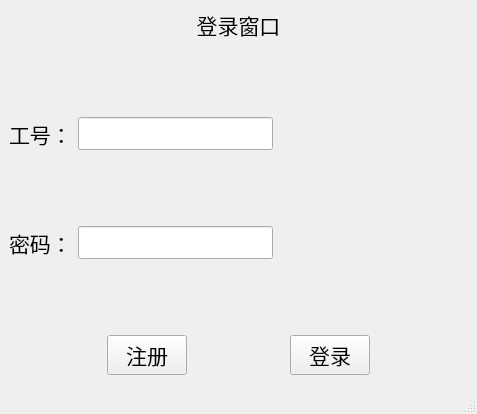
<?xml version="1.0" encoding="UTF-8"?>
<ui version="4.0">
 <class>login</class>
 <widget class="QMainWindow" name="login">
  <property name="geometry">
   <rect>
    <x>0</x>
    <y>0</y>
    <width>477</width>
    <height>414</height>
   </rect>
  </property>
  <property name="font">
   <font>
    <pointsize>16</pointsize>
   </font>
  </property>
  <property name="windowTitle">
   <string>图书管理系统</string>
  </property>
  <widget class="QWidget" name="centralwidget">
   <layout class="QVBoxLayout" name="verticalLayout_2">
    <item>
     <layout class="QVBoxLayout" name="verticalLayout" stretch="1,0,2,0,2,0,1">
      <item>
       <widget class="QLabel" name="label_3">
        <property name="sizePolicy">
         <sizepolicy hsizetype="Preferred" vsizetype="Fixed">
          <horstretch>0</horstretch>
          <verstretch>0</verstretch>
         </sizepolicy>
        </property>
        <property name="text">
         <string>登录窗口</string>
        </property>
        <property name="alignment">
         <set>Qt::AlignCenter</set>
        </property>
       </widget>
      </item>
      <item>
       <spacer name="verticalSpacer_3">
        <property name="orientation">
         <enum>Qt::Vertical</enum>
        </property>
        <property name="sizeHint" stdset="0">
         <size>
          <width>20</width>
          <height>40</height>
         </size>
        </property>
       </spacer>
      </item>
      <item>
       <layout class="QHBoxLayout" name="horizontalLayout">
        <item>
         <widget class="QLabel" name="label">
          <property name="text">
           <string>工号：</string>
          </property>
         </widget>
        </item>
        <item>
         <widget class="QLineEdit" name="line_Id"/>
        </item>
        <item>
         <spacer name="horizontalSpacer_4">
          <property name="orientation">
           <enum>Qt::Horizontal</enum>
          </property>
          <property name="sizeHint" stdset="0">
           <size>
            <width>40</width>
            <height>20</height>
           </size>
          </property>
         </spacer>
        </item>
       </layout>
      </item>
      <item>
       <spacer name="verticalSpacer">
        <property name="orientation">
         <enum>Qt::Vertical</enum>
        </property>
        <property name="sizeHint" stdset="0">
         <size>
          <width>20</width>
          <height>40</height>
         </size>
        </property>
       </spacer>
      </item>
      <item>
       <layout class="QHBoxLayout" name="horizontalLayout_2">
        <item>
         <widget class="QLabel" name="label_2">
          <property name="text">
           <string>密码：</string>
          </property>
         </widget>
        </item>
        <item>
         <widget class="QLineEdit" name="line_password"/>
        </item>
        <item>
         <spacer name="horizontalSpacer_5">
          <property name="orientation">
           <enum>Qt::Horizontal</enum>
          </property>
          <property name="sizeHint" stdset="0">
           <size>
            <width>40</width>
            <height>20</height>
           </size>
          </property>
         </spacer>
        </item>
       </layout>
      </item>
      <item>
       <spacer name="verticalSpacer_2">
        <property name="orientation">
         <enum>Qt::Vertical</enum>
        </property>
        <property name="sizeHint" stdset="0">
         <size>
          <width>20</width>
          <height>40</height>
         </size>
        </property>
       </spacer>
      </item>
      <item>
       <layout class="QHBoxLayout" name="horizontalLayout_3">
        <item>
         <spacer name="horizontalSpacer_2">
          <property name="orientation">
           <enum>Qt::Horizontal</enum>
          </property>
          <property name="sizeHint" stdset="0">
           <size>
            <width>40</width>
            <height>20</height>
           </size>
          </property>
         </spacer>
        </item>
        <item>
         <widget class="QPushButton" name="btn_register">
          <property name="text">
           <string>注册</string>
          </property>
         </widget>
        </item>
        <item>
         <spacer name="horizontalSpacer">
          <property name="orientation">
           <enum>Qt::Horizontal</enum>
          </property>
          <property name="sizeHint" stdset="0">
           <size>
            <width>40</width>
            <height>20</height>
           </size>
          </property>
         </spacer>
        </item>
        <item>
         <widget class="QPushButton" name="btn_login">
          <property name="text">
           <string>登录</string>
          </property>
         </widget>
        </item>
        <item>
         <spacer name="horizontalSpacer_3">
          <property name="orientation">
           <enum>Qt::Horizontal</enum>
          </property>
          <property name="sizeHint" stdset="0">
           <size>
            <width>40</width>
            <height>20</height>
           </size>
          </property>
         </spacer>
        </item>
       </layout>
      </item>
     </layout>
    </item>
   </layout>
  </widget>
  <widget class="QStatusBar" name="statusbar"/>
 </widget>
 <resources/>
 <connections/>
</ui>
